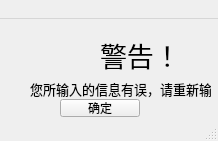
<?xml version="1.0" encoding="UTF-8"?>
<ui version="4.0">
 <class>warning</class>
 <widget class="QMainWindow" name="warning">
  <property name="geometry">
   <rect>
    <x>0</x>
    <y>0</y>
    <width>218</width>
    <height>141</height>
   </rect>
  </property>
  <property name="windowTitle">
   <string>警告！</string>
  </property>
  <widget class="QWidget" name="centralwidget">
   <widget class="QLabel" name="label">
    <property name="geometry">
     <rect>
      <x>100</x>
      <y>20</y>
      <width>91</width>
      <height>31</height>
     </rect>
    </property>
    <property name="font">
     <font>
      <pointsize>20</pointsize>
     </font>
    </property>
    <property name="text">
     <string>警告！</string>
    </property>
   </widget>
   <widget class="QLabel" name="label_2">
    <property name="geometry">
     <rect>
      <x>30</x>
      <y>60</y>
      <width>181</width>
      <height>20</height>
     </rect>
    </property>
    <property name="font">
     <font>
      <pointsize>10</pointsize>
     </font>
    </property>
    <property name="text">
     <string>您所输入的信息有误，请重新输入</string>
    </property>
   </widget>
   <widget class="QLabel" name="label_3">
    <property name="geometry">
     <rect>
      <x>30</x>
      <y>20</y>
      <width>41</width>
      <height>31</height>
     </rect>
    </property>
    <property name="styleSheet">
     <string notr="true">border-image: url(:/warning2.jpg);</string>
    </property>
    <property name="text">
     <string/>
    </property>
   </widget>
   <widget class="QPushButton" name="pushButton_return">
    <property name="geometry">
     <rect>
      <x>60</x>
      <y>80</y>
      <width>80</width>
      <height>18</height>
     </rect>
    </property>
    <property name="text">
     <string>确定</string>
    </property>
   </widget>
  </widget>
  <widget class="QMenuBar" name="menubar">
   <property name="geometry">
    <rect>
     <x>0</x>
     <y>0</y>
     <width>218</width>
     <height>17</height>
    </rect>
   </property>
   <widget class="QMenu" name="menu">
    <property name="title">
     <string>  </string>
    </property>
   </widget>
   <addaction name="menu"/>
  </widget>
  <widget class="QStatusBar" name="statusbar"/>
 </widget>
 <resources/>
 <connections/>
</ui>
